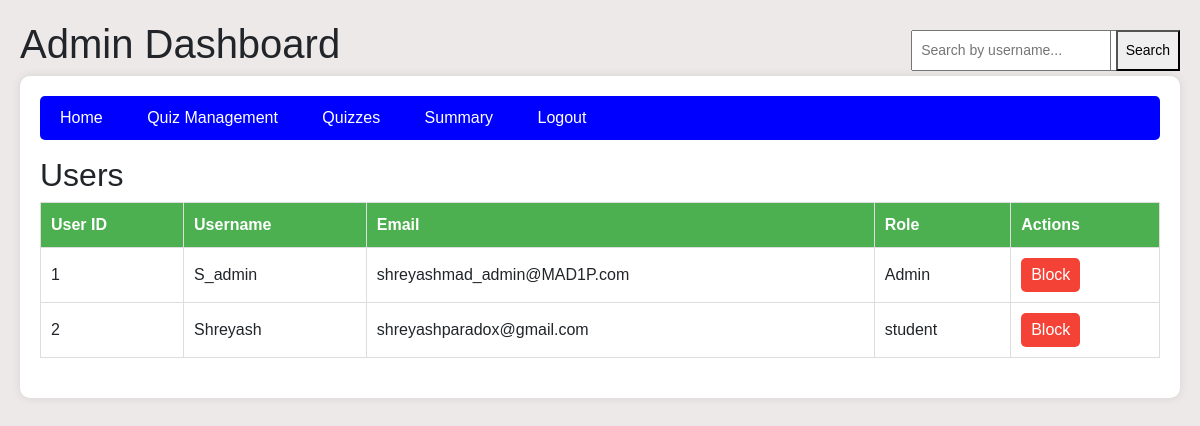
The app's page /admin/dashboard (signed in), older data.
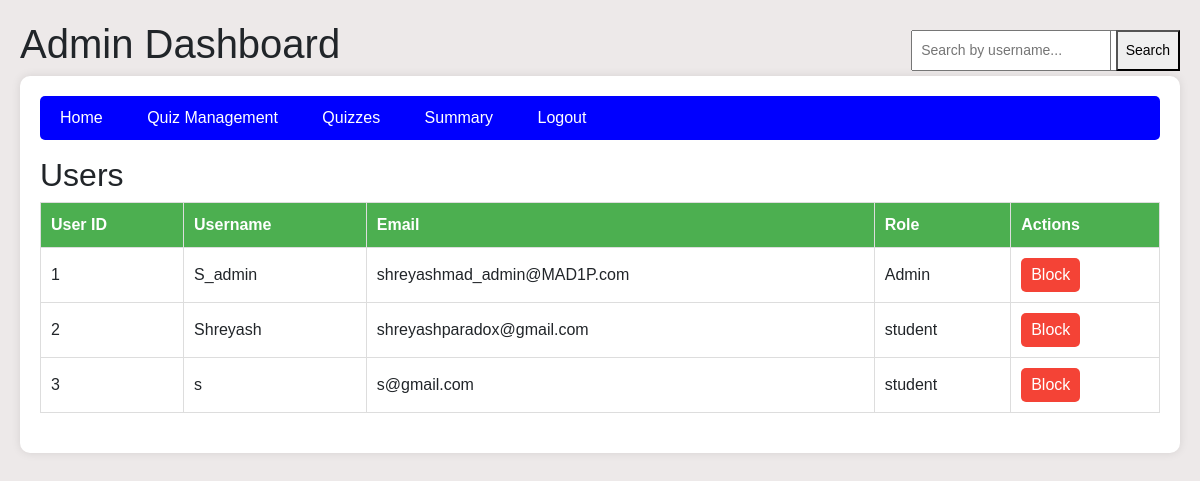
The same page, newer data.
### model/model.py (models this page shows)
class User(db.Model):
    __tablename__ = "users"
    id = db.Column(db.Integer, primary_key=True)
    username = db.Column(db.String(50), nullable=False, unique = True)
    email = db.Column(db.String(50), nullable=False, unique = True)
    password = db.Column(db.String(50), nullable=False)
    roles = db.Column(db.String(10), nullable=False, default="Student")  # 'admin' or 'student'
    scores = db.relationship("Score", back_populates="user")

### controllers/controllers.py (the view)
@controllers.route('/admin/dashboard')
def admin_dashboard():
    if 'user_id' not in session or session.get('role') != 'Admin':
        flash('Unauthorized access.')
        return redirect(url_for('controllers.admin_login'))
    search_query = request.args.get('search', '').strip()  # Get search query from URL
    if search_query:
        users = User.query.filter(User.username.ilike(f"%{search_query}%")).all()  # Case-insensitive search
    else:
        users = User.query.all()  # Fetch all users if no search query
    print(users)
    subjects = Subject.query.all()  # Fetch all subjects for the dashboard
    chapters = Chapter.query.all()  # Fetch all chapters
    quizzes = Quiz.query.all()  # Fetch all quizzes
    questions = Question.query.all()  # Fetch all questions
    return render_template('admin_dashboard.html', users=users, subjects=subjects, chapters=chapters, quizzes=quizzes, questions=questions,search_query = search_query)

### templates/admin_dashboard.html (shortened to what this page needs)
<!DOCTYPE html>
<html lang="en">
<head>
    <link href="https://stackpath.bootstrapcdn.com/bootstrap/4.5.2/css/bootstrap.min.css" rel="stylesheet">
</head>
<body>
    <h1>Admin Dashboard</h1>
    <div class="dashboard-container">
        <div class="nav-bar">
            <div>
                <a href="{{ url_for('controllers.admin_dashboard') }}">Home</a>
                <a href="{{ url_for('controllers.admin_quiz_management') }}">Quiz Management</a>
                <a href="{{ url_for('controllers.admin_quizzes') }}">Quizzes</a>
                <a href="{{ url_for('controllers.admin_summary') }}">Summary</a>
                <a href="{{ url_for('controllers.logout') }}">Logout</a>
            </div>
            <div class="search-container">
            </div>
        </div>
    <div class="search-container">
        <form method="GET" action="{{ url_for('controllers.admin_dashboard') }}">
            <input type="text" name="search" value="{{ search_query }}" placeholder="Search by username...">
            <button type="submit">Search</button>
        </form>
    </div>
    <h2>Users</h2>
    <table>
        <thead>
            <tr>
                <th>User ID</th>
                <th>Username</th>
                <th>Email</th>
                <th>Role</th>
                <th>Actions</th>
            </tr>
        </thead>
        <tbody>
            {% for user in users %}
            <tr>
                <td>{{ user.id }}</td>
                <td>{{ user.username }}</td>
                <td>{{ user.email }}</td>
                <td>{{ user.roles }}</td>
                <td>
                    {% if user.roles == 'blocked' %}
                    <form method="POST" action="{{ url_for('controllers.unblock_user', user_id=user.id) }}" style="display: inline;">
                        <button type="submit" class="action-btn unblock-btn">Unblock</button>
                    </form>
                    {% else %}
                    <form method="POST" action="{{ url_for('controllers.block_user', user_id=user.id) }}" style="display: inline;">
                        <button type="submit" class="action-btn block-btn">Block</button>
                    </form>
                    {% endif %}
                </td>
            </tr>
            {% endfor %}
        </tbody>
    </table>
</div>
</body>
</html>

Row changes from the older to the newer data that the page shows:
added User: id "3", username "s", email "s@gmail.com", roles "student"
